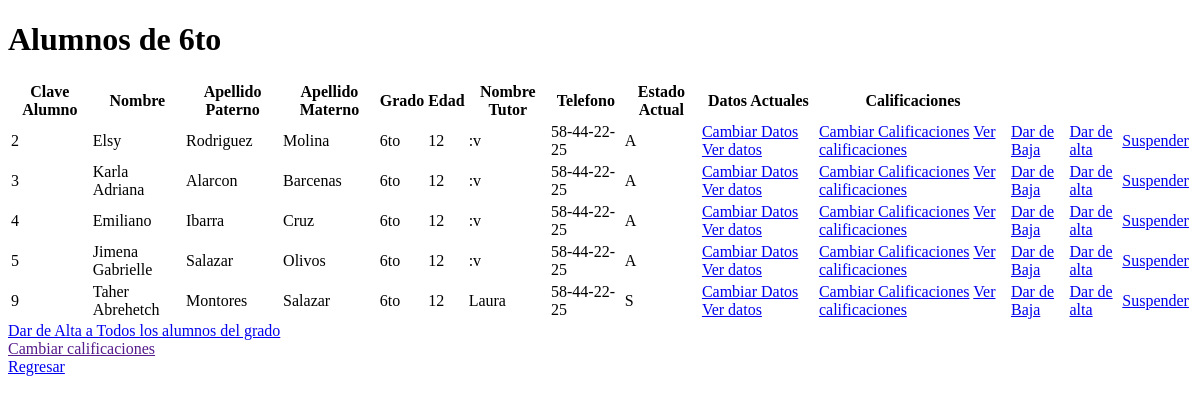
The app's page /verAlumno/6to, older data.
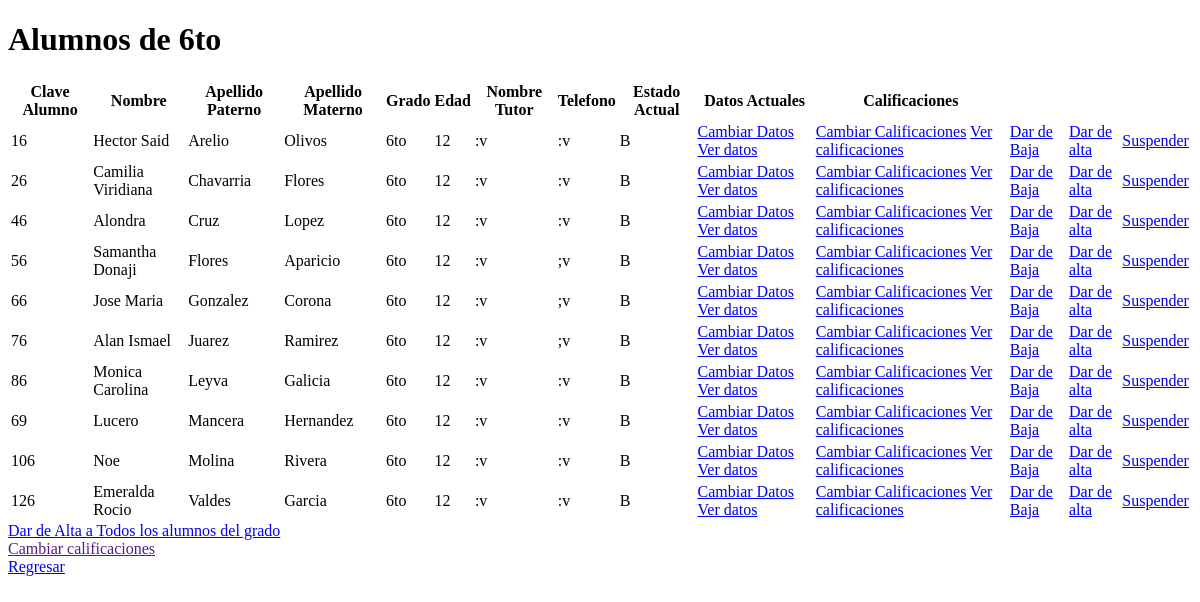
The same page, newer data.
### tables this page shows
CREATE TABLE estudiante(
    estudiante_ID NUMBER(30) PRIMARY KEY, 
    nombre VARCHAR(20) NOT NULL,
    apellido_pat VARCHAR(20) NOT NULL,
    apellido_mat VARCHAR(20),
    grado VARCHAR(20) NOT NULL,
    edad NUMBER(5) NOT NULL,
    nombre_tutor VARCHAR(50),
    telefono VARCHAR(50),
    dia_registro DATE DEFAULT SYSDATE,
    estado CHAR(2),
    CONSTRAINT estado_ck CHECK(estado IN ('A', 'S', 'B'))
);

### app.py (the view)
@app.route('/verAlumno/<grupo>')
def verAlumno(grupo):
    estudiantes = coneccion.consulta_estudiantes(grupo)
    return render_template('veralumno.html', estu=estudiantes )

### models.py (called while the page is built)
def consulta_estudiantes(grado):
    con = sql.connect("DB/baseConeyotl.db")
    cursor = con.cursor()
    cursor.execute("SELECT * FROM estudiante where grado=?",(grado,))
    datos_estudiantes = cursor.fetchall()
    con.commit()
    con.close()
    return datos_estudiantes

### templates/veralumno.html (shortened to what this page needs)
<!DOCTYPE html>
<html lang="es">
<head>
</head>
<body>
    <h1>Alumnos de {{ estu.4.4 }} </h1>
    <table>
        <thead>
            <tr>
                <th>Clave Alumno </th>
                <th>Nombre </th>
                <th>Apellido Paterno </th>
                <th>Apellido Materno </th>
                <th>Grado </th>
                <th>Edad </th>
                <th>Nombre Tutor </th>
                <th>Telefono </th>
                <th> Estado Actual </th>
                <th> Datos Actuales </th>
                <th> Calificaciones </th>
            </tr>
        </thead>
        <tbody>
            <tr>
                {% for i in estu %}
                <td>{{ i.0 }}</td>
                <td>{{ i.1 }}</td>
                <td>{{ i.2 }}</td>
                <td>{{ i.3 }}</td>
                <td>{{ i.4 }}</td>
                <td>{{ i.5 }}</td>
                <td>{{ i.6 }}</td>
                <td>{{ i.7 }}</td>
                <td>{{ i.9 }}</td>
                <td><a href="/editar/actualizar/{{ i.0 }}/{{ i.4 }}">Cambiar Datos</a> <a href="/verAlumnoDatos/{{ i.0 }}/{{ i.4 }}">Ver datos</a> </td>
                <td><a href="/editar/cambiar/calificaciones/{{ i.0 }}/{{ i.4 }}">Cambiar Calificaciones</a> <a href="/editar/actualizar/calificaciones/{{ i.0 }}/{{ i.4 }}">Ver calificaciones</a> </td>
                <td><a href="/baja/{{ i.0 }}/{{ i.4 }}">Dar de Baja</a></td>
                <td><a href="/alta/{{ i.0 }}/{{ i.4 }}">Dar de alta</a></td>
                <td><a href="/suspender/{{ i.0 }}/{{ i.4 }}">Suspender</a></td>
            </tr>
            {% endfor %}
        </tbody>
    </table>
    <a href="/edit/{{ estu.4.4 }}">Dar de Alta a Todos los alumnos del grado</a> <br>
    <a href="">Cambiar calificaciones</a> <br>
    <a href="/admin">Regresar</a>
</body>
</html>

Row changes from the older to the newer data that the page shows:
removed estudiante: grado "6to", estudiante_ID "9", nombre "Taher Abrehetch", apellido_pat "Montores", apellido_mat "Salazar", edad "12", nombre_tutor "Laura", telefono "58-44-22-25", estado "S"
removed estudiante: estudiante_ID "2", nombre "Elsy", apellido_pat "Rodriguez", apellido_mat "Molina", grado "6to", edad "12", nombre_tutor ":v", telefono "58-44-22-25", estado "A"
removed estudiante: estudiante_ID "3", nombre "Karla Adriana", apellido_pat "Alarcon", apellido_mat "Barcenas", grado "6to", edad "12", nombre_tutor ":v", telefono "58-44-22-25", estado "A"
removed estudiante: estudiante_ID "4", nombre "Emiliano", apellido_pat "Ibarra", apellido_mat "Cruz", grado "6to", edad "12", nombre_tutor ":v", telefono "58-44-22-25", estado "A"
removed estudiante: estudiante_ID "5", nombre "Jimena Gabrielle", apellido_pat "Salazar", apellido_mat "Olivos", grado "6to", edad "12", nombre_tutor ":v", telefono "58-44-22-25", estado "A"
added estudiante: grado "6to", estudiante_ID "66", nombre "Jose Maria", apellido_pat "Gonzalez", apellido_mat "Corona", edad "12", nombre_tutor ":v", telefono ";v", estado "B"
added estudiante: estudiante_ID "16", nombre "Hector Said", apellido_pat "Arelio", apellido_mat "Olivos", grado "6to", edad "12", nombre_tutor ":v", telefono ":v", estado "B"
added estudiante: estudiante_ID "26", nombre "Camilia Viridiana", apellido_pat "Chavarria", apellido_mat "Flores", grado "6to", edad "12", nombre_tutor ":v", telefono ":v", estado "B"
added estudiante: estudiante_ID "46", nombre "Alondra", apellido_pat "Cruz", apellido_mat "Lopez", grado "6to", edad "12", nombre_tutor ":v", telefono ":v", estado "B"
added estudiante: estudiante_ID "56", nombre "Samantha Donaji", apellido_pat "Flores", apellido_mat "Aparicio", grado "6to", edad "12", nombre_tutor ":v", telefono ";v", estado "B"
added estudiante: estudiante_ID "76", nombre "Alan Ismael", apellido_pat "Juarez", apellido_mat "Ramirez", grado "6to", edad "12", nombre_tutor ":v", telefono ";v", estado "B"
added estudiante: estudiante_ID "86", nombre "Monica Carolina", apellido_pat "Leyva", apellido_mat "Galicia", grado "6to", edad "12", nombre_tutor ":v", telefono ":v", estado "B"
added estudiante: estudiante_ID "69", nombre "Lucero", apellido_pat "Mancera", apellido_mat "Hernandez", grado "6to", edad "12", nombre_tutor ":v", telefono ":v", estado "B"
added estudiante: estudiante_ID "106", nombre "Noe", apellido_pat "Molina", apellido_mat "Rivera", grado "6to", edad "12", nombre_tutor ":v", telefono ":v", estado "B"
added estudiante: estudiante_ID "126", nombre "Emeralda Rocio", apellido_pat "Valdes", apellido_mat "Garcia", grado "6to", edad "12", nombre_tutor ":v", telefono ":v", estado "B"
